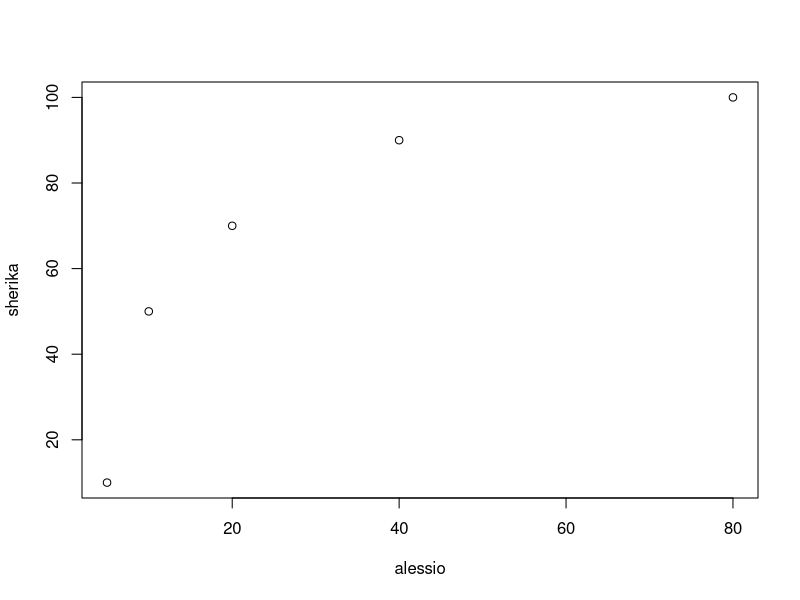
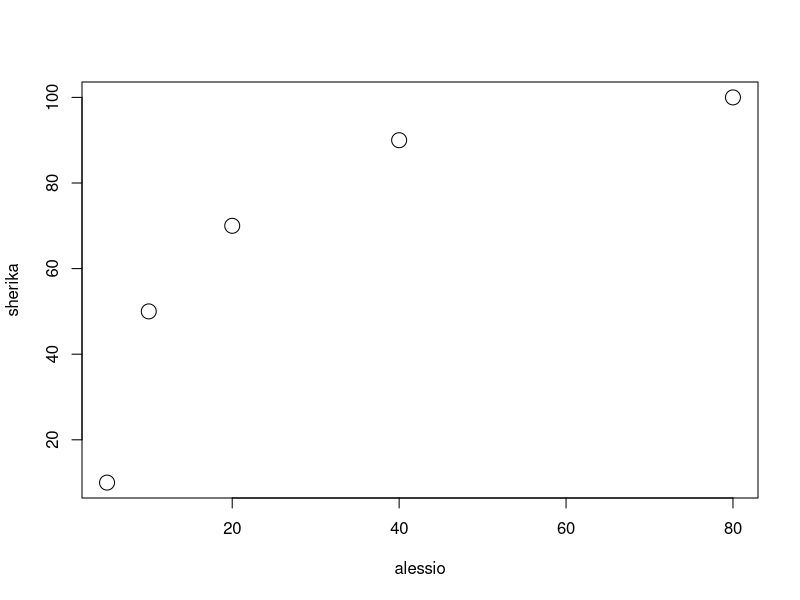
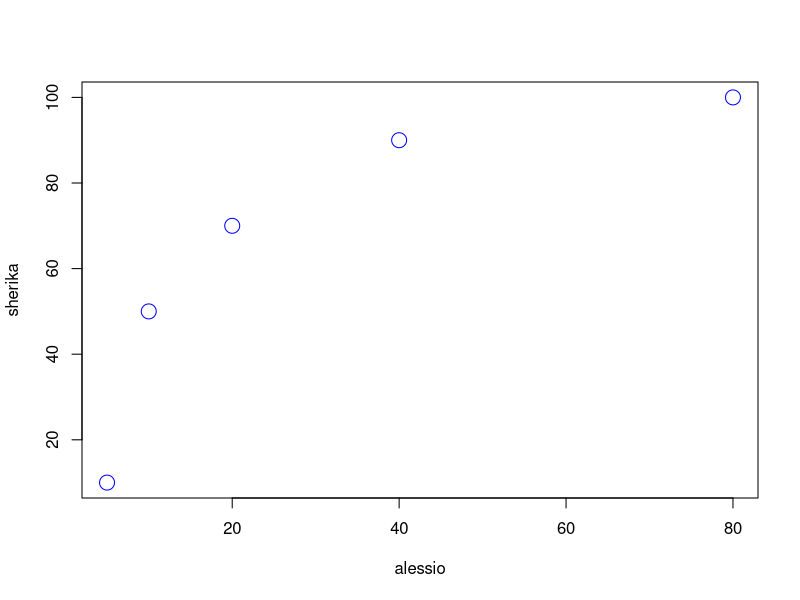
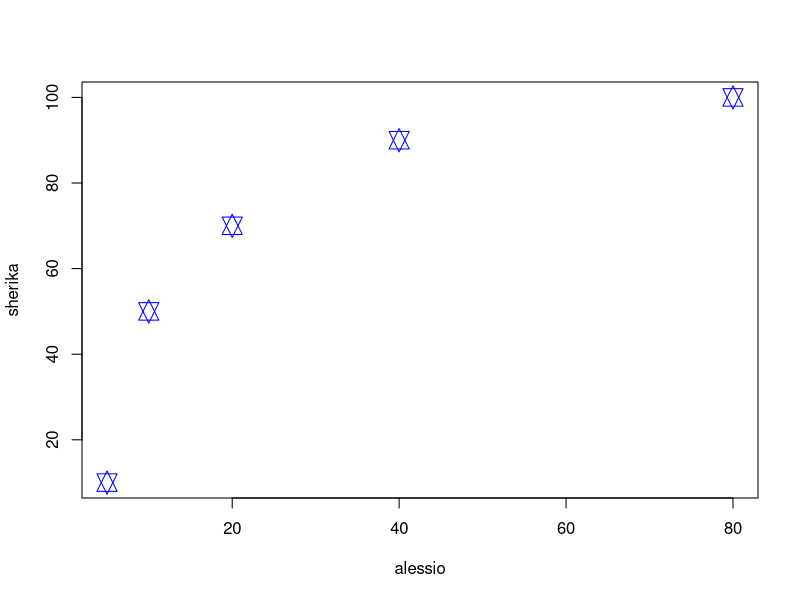
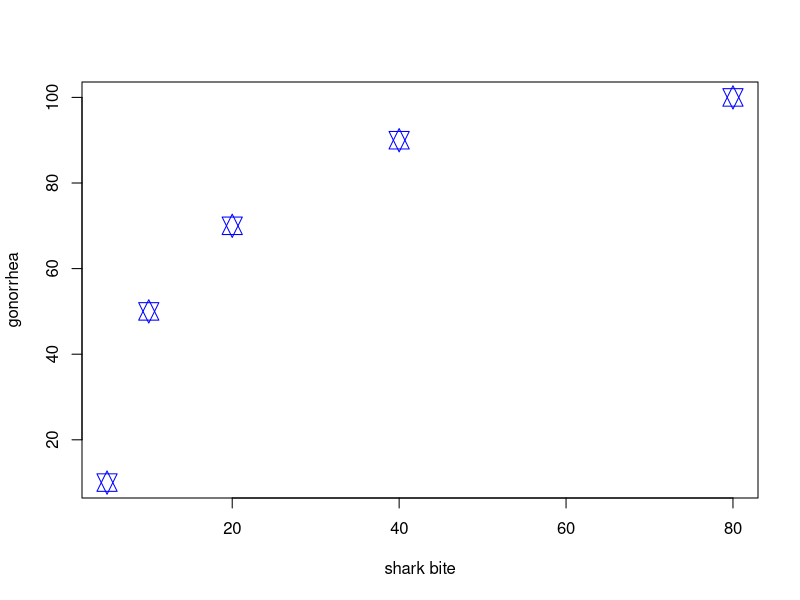
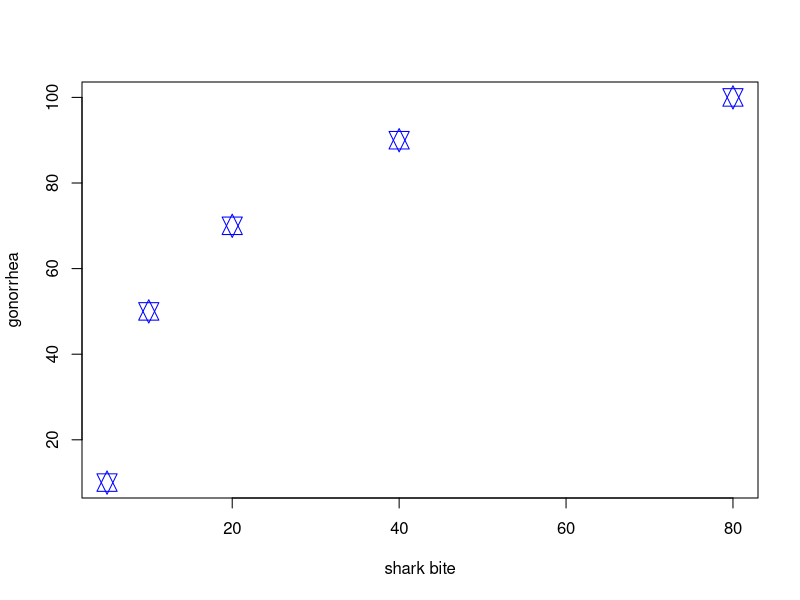

Recreate these plots in R, in order.
# My first script in R - Lecture 01

# Let's use R as a calculator
2+3

# Assign
a <- 2+3
a

# Another assign
b <- 7+3

# An empirical example
# function()
sherika <- c(10, 50, 70, 90, 100)
alessio <- c(5, 10, 20, 40, 80)

# Plot
plot(alessio, sherika)

# Higher dimension
plot(alessio, sherika, cex=2)

# Color
plot(alessio, sherika, cex=2, col="blue")

# Symbol
plot(alessio, sherika, cex=2, col="blue", pch=11)

# Label
plot(alessio, sherika, cex=2, col="blue", pch=11, xlab="shark bite", ylab="gonorrhea")

# Label text exaggeration
plot(alessio, sherika, cex=2, col="blue", pch=11, xlab="shark bite", ylab="gonorrhea", cex.lab1=3, cex.lab2=3)

# Correlation
cor(alessio, sherika)
